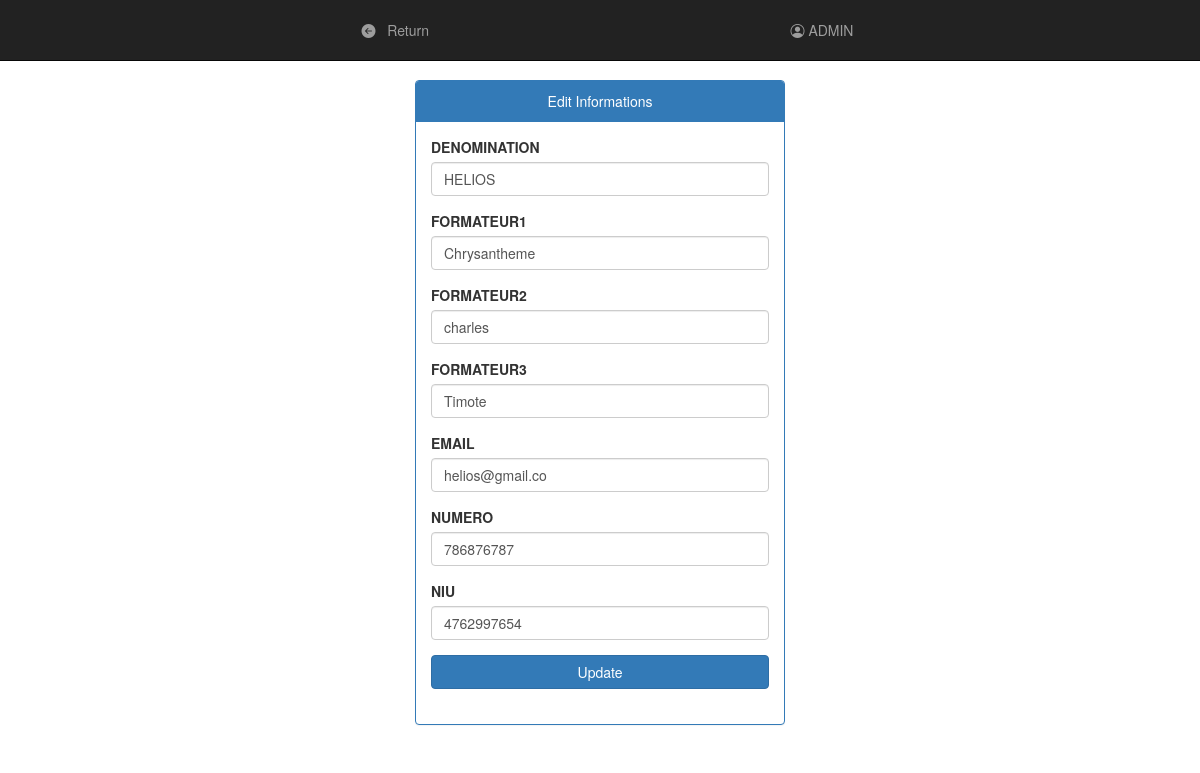
/pages/editerForm?idConsultant=1 (signed in), run on the app's committed database.
### tables this page shows
create table Consultant (
    idConsultant int(4) auto_increment primary key,
     
    typeConsultant varchar(50),  
    denomination varchar(50),
    formateur1 varchar(50),
    formateur2 varchar(50),
    formateur3 varchar(50),
    numTel int(15),
    NIU varchar(20),
    email varchar(15),
    mot_de_passe varchar(50),
    etat int(1),   
    idAdministrateur int(4),
    idSeminaire int(4)
);

### pages/editerForm.php (the view, shortened to what this page needs)
<?php
    require_once("connexiondb.php");
?>
<!DOCTYPE HTML>
<html>
	<head>
		<link rel="stylesheet" type="text/css" href="../css/bootstrap.min.css">
		<link rel="stylesheet" type="text/css" href="../css/MonStyle.css">
		<link rel="stylesheet" href="https://cdn.jsdelivr.net/npm/bootstrap-icons@1.11.3/font/bootstrap-icons.min.css">
		<link rel="stylesheet" href="https://cdn.jsdelivr.net/npm/bootstrap@5.3.3/dist/css/bootstrap.min.css">
		<link rel="stylesheet" type="text/css" href="../css/bootstrap.css">
		<link rel="stylesheet" type="text/css" href="../css/monstyle.css">
		<link rel="stylesheet" href="../CSS/bootstrap.min.css">
	</head>
	<body>
	<?php include("menu4.php"); ?>
		<br><br><br><br>
		<div class="container col-md-4 col-md-offset-4">
			<div class="panel panel-primary">
				<div class="panel-heading text-center">Edit Informations</div>
				<div class="panel-body">
				<?php
					if(isset($_GET['idConsultant']))
					{
						$id=$_GET['idConsultant'];
						$fetch_data = $conn->prepare("SELECT * FROM Consultant WHERE idConsultant = '$id'");
						$fetch_data->execute(array());
						if($fetch_data->rowCount() > 0)
						{
							foreach($fetch_data as $row)
							{
								?>
								<form method="post" action="updateForm.php" class="form">
									<div class="form-group">
										<label for="denomination" class="control-label">DENOMINATION</label>
										<input type="text" name="denomination" autocomplete="off" id="denomination" class="form-control" value="<?php echo $row['denomination']; ?>" autocomplete="off"/>
									</div>
									<div class="form-group">
										<label for="formateur1" class="control-label">FORMATEUR1</label>
										<input type="text" name="formateur1" id="formateur1" class="form-control" value="<?php echo $row['formateur1']; ?>" autocomplete="off"/>
									</div>
									<div class="form-group">
										<label for="formateur2" class="control-label">FORMATEUR2</label>
										<input type="text" name="formateur2" id="formateur2" class="form-control" value="<?php echo $row['formateur2']; ?>" autocomplete="off"/>
									</div>
                                    <div class="form-group">
                                    	<label for="formateur3" class="control-label">FORMATEUR3</label>
                                    	<input type="text" name="formateur3" id="formateur3" class="form-control" value="<?php echo $row['formateur3']; ?>" autocomplete="off"/>
                                    </div>
                                    <div class="form-group">
                                    	<label for="email" class="control-label">EMAIL</label>
                                    	<input type="email" name="email" id="email" class="form-control" value="<?php echo $row['email']; ?>" autocomplete="off"/>
                                    </div>
                                    <div class="form-group">
                                    	<label for="numTel" class="control-label">NUMERO</label>
                                    	<input type="number" name="numTel" id="numTel" class="form-control" value="<?php echo $row['numTel']; ?>" autocomplete="off"/>
                                    </div>
                                    <div class="form-group">
                                    	<label for="NIU" class="control-label">NIU</label>
                                    	<input type="number" name="NIU" id="NIU" class="form-control" value="<?php echo $row['NIU']; ?>" autocomplete="off"/>
                                    </div>
									<button type="submit" name="update_btn" class="btn btn-primary btn-block">Update</button>
									<br>
								<?php
							}
						}
					}
					else
					{
					    $msg= "Something went wrong";
					    $url="secretaire.php";
					    header("location:message.php?msg=$msg&color=r&url=$url");
					}
				?>
				</div>
			</div>
		</div>
	</body>
</html>

### pages/menu4.php
<?php
	require_once('connexiondb.php');
	$requete=$conn->prepare("SELECT * FROM Administrateur");
	$requete->execute();
	$resultat = $requete->fetch();
?>
<nav class="navbar navbar-inverse navbar-fixed-top">
	<div class="container-fluid">
		<ul class="nav navbar-nav">
			<li><a href="consultant">
 				<i class="bi bi-arrow-left-circle-fill"></i>
				&nbsp Return
				</a>
			</li>
		</ul>
		<ul class="nav navbar-nav navbar-right">
			<li>
				<a href="editerAdmin?idAdministrateur=<?php echo $resultat ['idAdministrateur'] ?>">
					<i class="bi bi-person-circle"></i>
					<?php echo  ' '.$resultat['nom']?>
				</a>
			</li>
		</ul>
	</div>
</nav>

### CSS/monstyle.css (style rules this page uses)
.form-group { position: relative; }

### data on the page
consultant: denomination "HELIOS", formateur1 "Chrysantheme", formateur2 "charles", formateur3 "Timote", email "helios@gmail.co", numTel "786876787", NIU "4762997654"

### other printed values
$resultat['nom'] "ADMIN"
